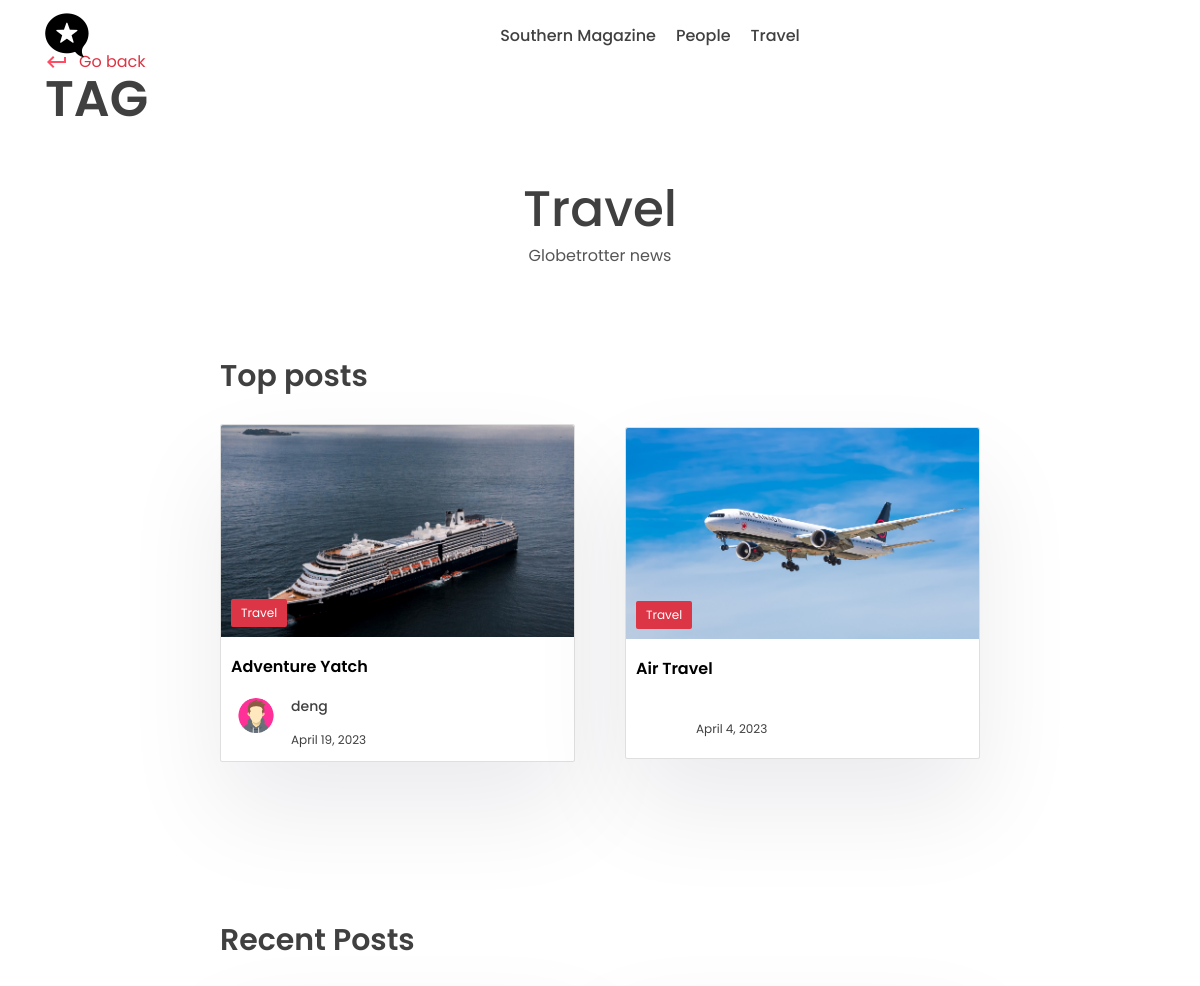
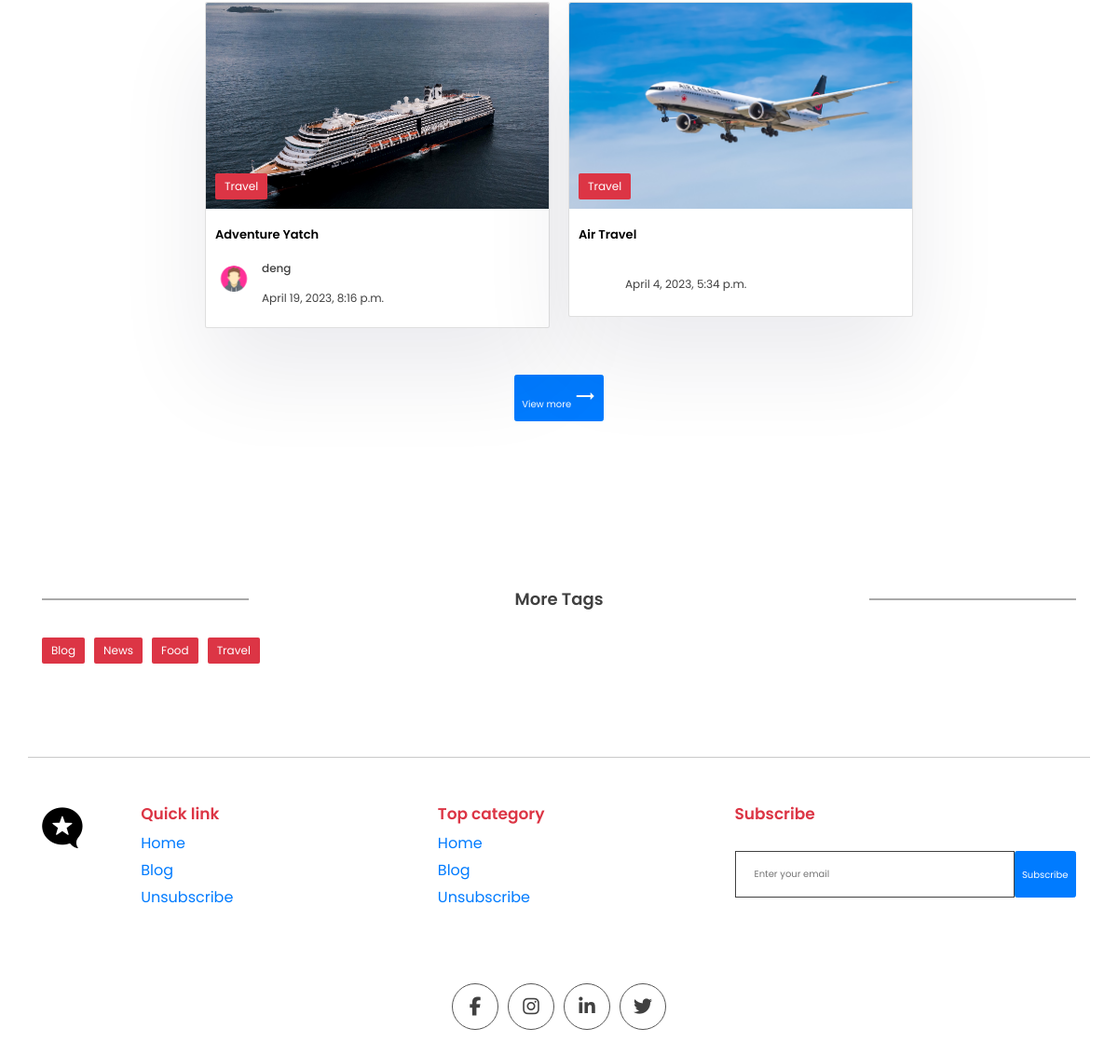
/tag/travel, run on the app's committed database (2 pictures, top to bottom).
### app/models.py (models this page shows, shortened)
class Tag(models.Model):
    name         = models.CharField(max_length=100)
    description  = models.CharField(max_length=100)
    slug         = models.SlugField(max_length=200, unique=True)

class Post(models.Model):
    title         = models.CharField(max_length=200)
    content       = models.TextField()
    last_updated  = models.DateTimeField(auto_now=True)
    slug          = models.SlugField(max_length=200, unique=True)
    image         = models.ImageField(null=True, blank=True, upload_to='images/')
    tags = models.ManyToManyField(Tag, blank=True, related_name='post')
    view_count = models.IntegerField(null=True, blank=True)
    is_featured = models.BooleanField(default=False)
    author = models.ForeignKey(User,on_delete=models.CASCADE, null=True, blank=True)

class Profile(models.Model):
    user = models.OneToOneField(User, on_delete=models.CASCADE)
    profile_image = models.ImageField(null=True, blank=True, upload_to='images/')
    slug = models.SlugField(max_length=200, unique=True)
    bio = models.CharField(max_length=200)

### app/views.py (the view)
# urls.py: path('tag/<slug:slug>', views.tag_page, name='tag_page'),
def tag_page(request, slug):
    tag = Tag.objects.get(slug=slug)
    top_posts = Post.objects.filter(tags__in=[tag.id]).order_by('-view_count')[0:3]
    recent_posts = Post.objects.filter(tags__in=[tag.id]).order_by('-last_updated')[0:3]
    tags = Tag.objects.all()
    context = {'tag': tag, 'top_posts': top_posts, 'recent_posts': recent_posts, 'tags': tags}
    return render(request, 'app/tag.html', context)

### app/templates/app/tag.html (shortened to what this page needs)
{% extends 'base.html' %}
{% block content %}
    <div class="main">
      <div class="container">
        <div class="layout">
          <div class="left">
            <div class="page-top">
              <div class="top flex">
                <div class="page-name">
                  <a href="#" class="learn">
                    <span class="material-icons"> keyboard_return </span> Go
                    back
                  </a>
                  <h1>Tag</h1>
                </div>
              </div>
            </div>
            <center>
              <div class="typo">
                <h1 class="title">{{tag.name}}</h1>
                <p>
                  {{tag.description}}
                </p>
              </div>
            </center>
            <section class="sp">
              <div class="container">
                <h1 class="sec-title">Top posts</h1>
                <div class="grid-2 blog">
                  {% for post in top_posts %}
                  <a href="#">
                    <div class="card">
                      <div class="post-img">
                        <img src="{{post.image.url}}" alt="" />
                        <div class="tag">{{post.tags.all.0.name}}</div>
                      </div>
                      <div class="card-content">
                        <h3>
                          {{post.title}}
                        </h3>
                        <div class="author">
                          <div class="profile-pic">
                            <img src="{{post.author.profile.profile_image.url}}" alt="" />
                          </div>
                          <div class="details">
                            <p>{{post.author.first_name}}</p>
                            <small>{{post.last_updated|date}}</small>
                          </div>
                        </div>
                      </div>
                    </div>
                  </a>
                  {% endfor %}
                </div>
              </div>
            </section>
            <section class="sp">
              <div class="container">
                <h1 class="sec-title">Recent Posts</h1>
                <div class="grid-3 blog-grid">
                  {% for post in recent_posts %}
                    <a href="#">
                    <div class="card">
                      <div class="post-img">
                        <img src="{{post.image.url}}" alt="" />
                        <div class="tag">{{post.tags.all.0.name}}</div>
                      </div>
                      <div class="card-content">
                        <h3>
                          {{post.title}}
                        </h3>
                        <div class="author">
                          <div class="profile-pic">
                            <img src="{{post.author.profile.profile_image.url}}" alt="" />
                          </div>
                          <div class="details">
                            <p>{{post.author.first_name}}</p>
                            <small>{{post.last_updated}}</small>
                          </div>
                        </div>
                      </div>
                    </div>
                  </a>
                  {% endfor %}
                </div>
                <center>
                  <button class="btn btn-primary rounded view">
                    View more
                    <span class="material-icons"> trending_flat </span>
                  </button>
                </center>
              </div>
            </section>
          </div>
          <div class="right">
            <div class="block">
              <h2 class="title2">More Tags</h2>
              <div class="blog-tags">
                {% for tag in tags %}
                <a href="{% url 'tag_page' tag.slug %}" class="tag">{{tag.name}}</a>
                {% endfor %}
              </div>
            </div>
          </div>
        </div>
      </div>
    </div>
{% endblock content %}

### app/static/app/style.css (style rules this page uses)
* { margin: 0; padding: 0; box-sizing: border-box; text-decoration: none; border: none; outline: none; list-style: none; font-family: "Poppins", sans-serif; color: var(--black); }
:root { --red: #ff4b64; --black0: #000; --black: #404040; --des: #555555; --shadow: #ffffff1a 0px 1px 1px 0px inset, #32325d40 0px 50px 100px -20px, #0000004d 0px 30px 60px -30px; --shadow2: rgba(17, 12, 46, 0.084) 0px 48px 100px 0px; }
html { font-size: 62.5%; }
[class*="grid"] { display: grid; }
img { width: 100%; }
.container { max-width: 70%; margin: auto; padding: 0 10px; }
p, a { font-size: 1.6rem; color: var(--des); }
.btn { cursor: pointer; height: 5rem; padding: 0 3rem; font-size: 1.6rem; font-weight: 500; border: 1px solid var(--red); display: flex; align-items: center; justify-content: center; gap: 1rem; }
.btn span { color: white; }
.btn-primary { background: var(--red); color: white; }
.rounded { border-radius: 0.2rem; }
.typo { width: 50%; margin-top: 5rem; }
.title { font-size: 5rem; font-weight: 500; }
.sp { padding: 8rem 16rem; }
.grid-2 { grid-template-columns: 1.3fr 1fr; align-items: center; }
.post-img { height: 40rem; width: 100%; overflow: hidden; border-top-right-radius: 0.2rem; border-top-left-radius: 0.2rem; }
.post-img img { height: 100%; object-fit: cover; object-position: center; }
.learn { display: flex; align-items: center; gap: 1rem; color: var(--red); margin-top: 2rem; }
.learn span { color: #ff4b64; }
.sec-title { font-size: 3rem; font-weight: 600; position: relative; width: fit-content; margin-bottom: 3rem; }
.grid-3 { grid-template-columns: repeat(2, 1fr); gap: 5rem; }
.card { box-shadow: var(--shadow2); border-radius: 0.2rem; cursor: pointer; transition: 0.3s; }
.post-img { position: relative; }
.tag { position: absolute; bottom: 1rem; left: 1rem; background: var(--red); color: white; border-radius: 0.2rem; padding: 0.5rem 1rem; font-size: 1.2rem; }
.card-content { padding: 1rem; }
.card h3 { font-size: 1.6rem; font-weight: 600; padding-top: 1rem; color: black; }
.card .post-img { width: 100%; height: unset; aspect-ratio: 1/0.6; }
.author { display: flex; align-items: center; gap: 1rem; margin-top: 2rem; }
.profile-pic { width: 5rem; aspect-ratio: 1/1; border-radius: 50%; overflow: hidden; }
.author p { color: var(--black); font-weight: 500; font-size: 1.4rem; }
.author small { color: var(--black); font-size: 1.2rem; }
.view { margin-top: 5rem; }
.layout { display: flex; flex-direction: column; gap: 5rem; }
.left { width: 100%; height: 100%; }
.right { position: sticky; top: 70px; height: 100%; width: 100%; }
.page-name h1 { font-size: 5rem; text-transform: uppercase; font-weight: 600; line-height: 5rem; }
.flex { display: flex; align-items: flex-end; justify-content: space-between; }
.left .typo { width: 100%; }
.blog { grid-template-columns: 1fr 1fr; gap: 5rem; }
.title2 { position: relative; font-size: 1.8rem; text-align: center; font-weight: 600; margin-bottom: 3rem; }
.title2::before { content: ""; position: absolute; height: 1px; width: 20%; background: var(--des); left: 0; top: 50%; transform: translateY(-50%); }
.title2::after { content: ""; position: absolute; height: 1px; width: 20%; background: var(--des); right: 0; top: 50%; transform: translateY(-50%); }
.blog-grid { gap: 2rem; }
.blog-grid .card-content { padding: 1rem; padding-bottom: 2rem; }
.blog-grid .card h3 { font-size: 1.3rem; font-weight: 600; }
.blog-grid .profile-pic { width: 4rem; }
.blog-grid .author p { font-size: 1.2rem; }
.block { margin-top: 5rem; }
.blog-tags .tag { position: unset; width: fit-content; }
.blog-tags { display: flex; align-items: center; flex-wrap: wrap; gap: 1rem; margin-top: 3rem; }
.main { padding-top: 3rem; }

### data on the page
Tag: name "Travel", description "Globetrotter news"
Post: image (picture), tags.all.0.name "Travel", title "Adventure Yatch", author.profile.profile_image (picture), author.first_name "deng", last_updated "April 19, 2023", last_updated "April 19, 2023, 8:16 p.m."
Post: image (picture), tags.all.0.name "Travel", title "Air Travel", last_updated "April 4, 2023", last_updated "April 4, 2023, 5:34 p.m."
Tag: name "Blog"
Tag: name "News"
Tag: name "Food"
